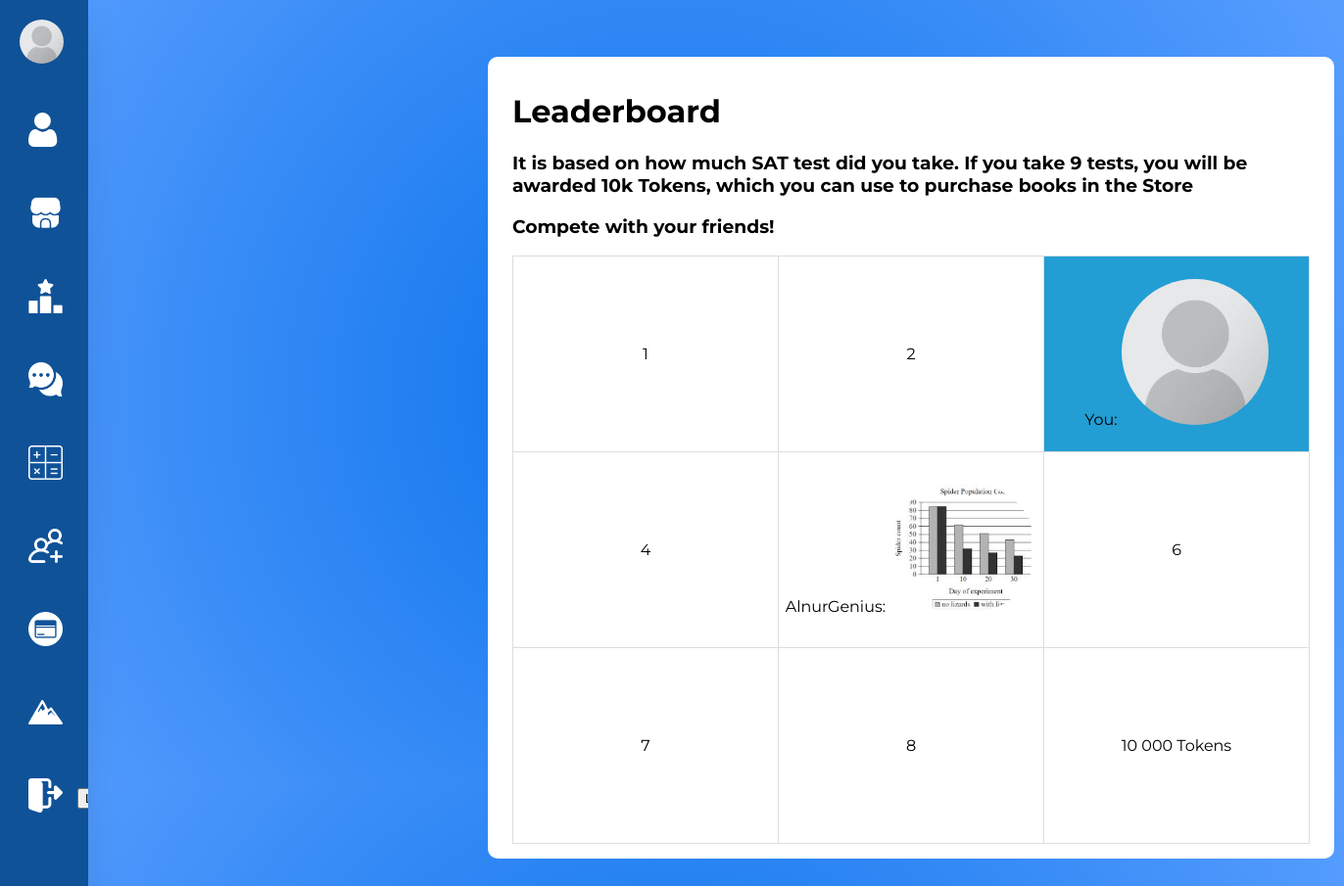
Page /leaderboard/ (signed in) on the committed database.
### webapp/models.py (models this page shows)
class UserProfile(models.Model):
    user = models.OneToOneField(User, on_delete=models.CASCADE)
    profile_picture = models.ImageField(upload_to='profile_pictures', default='noavatar.jpg')
    name = models.CharField(max_length=20, null=True, blank=True)
    math_score = models.IntegerField(null=True, blank=True)
    verbal_score = models.IntegerField(null=True, blank=True)
    tokens = models.IntegerField(null=True, blank=True)
    numberoftest = models.IntegerField(null=True, default=0)

### webapp/views.py (the view)
# urls.py: path('leaderboard/', views.leaderboard, name='leaderboard'),
@login_required()
def leaderboard(request):
    try:
        user_profile = UserProfile.objects.get(user=request.user)
    except UserProfile.DoesNotExist:
        user_profile = UserProfile.objects.create(user=request.user)
    friendships = Friendship.objects.filter(Q(user=request.user) | Q(friend=request.user), accepted=True)
    friends_profile = []
    for friendship in friendships:
        friend = friendship.user if friendship.friend == request.user else friendship.friend
        friend_profile = UserProfile.objects.filter(user=friend).first()
        if friend_profile and friend_profile.profile_picture:
            friends_profile.append(friend_profile)
    context = {'user_profile': user_profile, 'friends_profile':friends_profile}
    return render(request, 'leaderboard.html', context)

### webapp/templates/leaderboard.html (shortened to what this page needs)
{% load static %}
<!DOCTYPE html>
<html lang="en">
<head>
  <link rel="stylesheet" href="{% static 'css/leaderboard.css' %}">
</head>
<body>
    <div class="container">
        <nav>
            <a href="#" class="logo">
            {% if user_profile.profile_picture %}
                <img src="{{ user_profile.profile_picture.url }}" alt="Profile Picture">
            {% endif %}
            {% if user_profile.name %}
                <span class="nav-item" alt="">{{ user_profile.name }}</span>
            {% else %}
                <span class="nav-item" alt="">{{ request.user.username }}</span>
            {% endif %}
            </a>
            <a href="{% url 'myprofile' %}" ><img src="{% static 'photos/user.png' %}"  class="logo2" alt="">
            </a>
            <a href="{% url 'store' %}"><img src="{% static 'photos/shop.png' %}"  class="logo2" alt="">
            </a>
            <a href="{% url 'leaderboard' %}" ><img src="{% static 'photos/podium.png' %}"  class="logo2" alt="">
            </a>
            <a href="{% url 'satverbal' %}"><img src="{% static 'photos/chat.png' %}"  class="logo2" alt="">
            </a>
            <a href="{% url 'satmath' %}"><img src="{% static 'photos/keys.png' %}"  class="logo2" alt="">
            </a>
            <a href="{% url 'friends_list' %}"><img src="{% static 'photos/friends.png' %}"  class="logo2" alt="">
            </a>
            <a href="{% url 'payment' %}"><img src="{% static 'photos/payment.png' %}"  class="logo2" alt="">
            </a>
            <a href="{% url 'satverbaltest2' %}"><img src="{% static 'photos/quest.png' %}"  class="logo2" alt="">
            </a>
            <form method="post" action="{% url 'logoutsystem' %}">
                <a href="#"><img src="{% static 'photos/logout.png' %}"  class="logo2" alt="">
                <button type="submit">Logout</button>
                </a>
            </form>
        </nav>
    <div class="panel">
        <h1>Leaderboard</h1>
        <h3>It is based on how much SAT test did you take. If you take 9 tests, you will be awarded 10k Tokens, which you can use to purchase books in the Store</h3>
        <h3>Compete with your friends!</h3>
        <table>
          <tr>
            <td>1</td>
            <td>2</td>
            <td class="currenttd">You:
                {% if user_profile.profile_picture %}
                    <img src="{{ user_profile.profile_picture.url }}" alt="">
                {% endif %}</td>
          </tr>
          <tr>
            <td>4</td>
            <td class="friendtd">
                {% if friends_profile %}
                    {% for friend_profile in friends_profile %}
                        {{ friend_profile.name }}:
                        <img src="{{ friend_profile.profile_picture.url }}" alt="{{ friend_profile.name }}">
                    {% endfor %}
                {% else %}
                    5
                {% endif %}
            </td>
            <td>6</td>
          </tr>
          <tr>
            <td>7</td>
            <td>8</td>
            <td>10 000 Tokens</td>
          </tr>
        </table>
    </div>
</body>
</html>

### static/css/leaderboard.css (style rules this page uses)
html { box-sizing: border-box; font-family: 'Montserrat', sans-serif; }
*, *:before, *:after { box-sizing: inherit; }
body { background: radial-gradient(circle, #0972ea, #589eff); }
.container { margin-left:10px; padding: 50px 0 0; max-width: 960px; width: 100%; }
.panel { background-color: #fff; border-radius: 10px; padding: 15px 25px; position: relative; width: 90%; z-index: 10; margin-left: 30rem; align-items: center; margin-top:0; }
nav { background-color: #0F5298; position:absolute; content:""; top:0; bottom:0; height:200%; left:0; width:90px; overflow:hidden; transition: width 0.2s linear; box-shadow: 0 20px 35px rgba(0, 0, 0, 0.1); }
.logo { text-align:center; display:flex; transition:all 0.5s ease; margin:10px 0 0 10px; }
.logo img { width:45px; height:45px; border-radius:50%; }
.logo span { font-weight:bold; padding-left:15px; font-size:18px; text-transform:uppercase; }
nav a { position:relative; color: #fffcfc; font-size:18px; display:table; width:300px; padding:10px; transition: font-size 0.2s ease-in-out; }
.nav-item { position:relative; margin-left:10px; margin-top:15px; }
.logo2 { width:35px; height:35px; margin-left:19px; margin-top:30px; vertical-align:-10px; }
a { text-decoration: none; color: #555; }
table { border-collapse: collapse; width: 100%; }
td { border: 1px solid #ddd; height: 200px; text-align: center; vertical-align: middle; width: 200px; transition: transform 0.2s ease-in-out, background-color 0.2s ease-in-out; }
.currenttd { background: #229ed4; background-size: contain; }
td img { max-width: 150px; max-height: 150px; border-radius: 10rem; }

### rows in the picture
UserProfile: profile_picture (placeholder picture)
UserProfile: name "AlnurGenius", profile_picture (picture)
